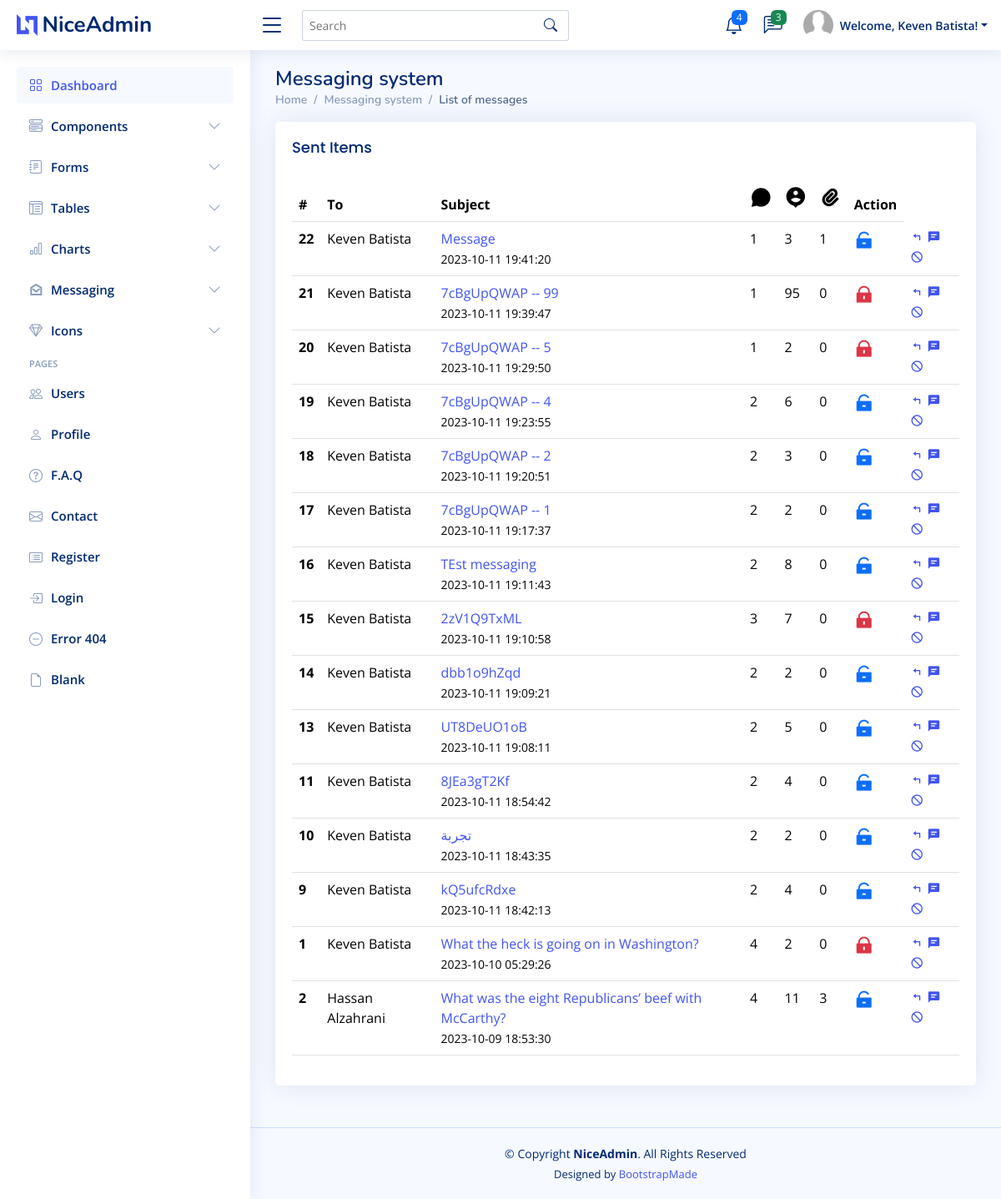
/dashboard/messaging/sent_items.php (signed in), run on the app's committed database.
### tables this page shows
CREATE TABLE `conversations` (
  `id` int(11) NOT NULL,
  `subject` varchar(255) NOT NULL,
  `is_group` tinyint(1) DEFAULT 0,
  `is_closed` tinyint(1) DEFAULT 0,
  `created_at` timestamp NOT NULL DEFAULT current_timestamp()
);

### common/userHead.php (called while the page is built, shortened)
<?php session_start();
include $_SERVER['DOCUMENT_ROOT'] . '/eshopStores/common/config.php';
$userId = $_SESSION['user_id'];
$query = "SELECT profiles.first_name
     , profiles.last_name
     , profiles.avatar
     , profiles.phone
     , profiles.job
     , profiles.address
     , profiles.company
     , profiles.country
     , profiles.website
     , profiles.twitter
     , profiles.facebook
     , profiles.instagram
     , profiles.linkedin
     , profiles.bio
     , users.email
FROM profiles
    JOIN users
        ON users.id = profiles.user_id
 WHERE user_id = ?";
$stmt = $conn->prepare($query);
$stmt->bind_param('i', $userId);
$stmt->execute();
$result = $stmt->get_result();
?>

### dashboard/messaging/sent_items.php (the view, shortened to what this page needs)
<?php require_once $_SERVER['DOCUMENT_ROOT'].'/eshopStores/common/userHead.php'; ?>
<?php
$user_id = $_SESSION['user_id'];
$query_sent = "
SELECT
    conversations.id AS conversation_id,
    conversations.subject,
    conversations.is_closed,
    first_sender.first_name AS starter_first_name,
    first_sender.last_name AS starter_last_name,
    COUNT(DISTINCT messages.id) AS message_count,
    COUNT(DISTINCT attachments.id) AS attachment_count,
    members_count.member_count AS total_members,
    MAX(messages.sent_at) AS last_message_sent_at
FROM
    conversations
-- الانضمام للرسائل لجمع الرسائل والتحقق من المرسل
JOIN
    messages ON conversations.id = messages.conversation_id
-- الانضمام للمرفقات لجمع الملفات المرفقة
LEFT JOIN
    attachments ON messages.id = attachments.message_id
-- استعلام فرعي لتحديد من بدأ المحادثة
LEFT JOIN
    (
        SELECT
            sender_id,
            conversation_id,
            MIN(sent_at) AS first_sent_at,
            profiles.first_name,
            profiles.last_name
        FROM
            messages
        JOIN profiles ON messages.sender_id = profiles.user_id
        GROUP BY
            conversation_id, sender_id
    ) AS first_sender ON conversations.id = first_sender.conversation_id
-- استعلام فرعي لحساب عدد المشاركين في كل محادثة
        LEFT JOIN
            (
                SELECT
                    conversation_id,
                    COUNT(user_id) AS member_count
                FROM
                    conversation_members
                GROUP BY
                    conversation_id
            ) AS members_count ON conversations.id = members_count.conversation_id
WHERE
    messages.sender_id = ?
GROUP BY
    conversations.id,
    conversations.subject,
    --first_sender.first_name,
    --first_sender.last_name,
    members_count.member_count
ORDER BY
    last_message_sent_at DESC;
";
$stmt_sent = $conn->prepare($query_sent);
$stmt_sent->bind_param("i", $user_id);
$stmt_sent->execute();
$result_sent = $stmt_sent->get_result();
?>
<!DOCTYPE html>
<html lang="en">
<head>
    <link href="../assets/vendor/bootstrap/css/bootstrap.min.css" rel="stylesheet">
    <link href="../assets/vendor/bootstrap-icons/bootstrap-icons.css" rel="stylesheet">
    <link href="../assets/vendor/boxicons/css/boxicons.min.css" rel="stylesheet">
    <link href="../assets/vendor/quill/quill.snow.css" rel="stylesheet">
    <link href="../assets/vendor/quill/quill.bubble.css" rel="stylesheet">
    <link href="../assets/vendor/remixicon/remixicon.css" rel="stylesheet">
    <link href="../assets/vendor/simple-datatables/style.css" rel="stylesheet">
    <link href="../assets/css/style.css" rel="stylesheet">
</head>
<body>
<?php
include $_SERVER['DOCUMENT_ROOT'] . '/eshopStores/common/dashboard_header.php';
?>
<?php
include $_SERVER['DOCUMENT_ROOT'] . '/eshopStores/common/dashboard_sidebar.php';
?>
<main id="main" class="main">
    <div class="pagetitle">
        <h1>Messaging system</h1>
        <nav>
            <ol class="breadcrumb">
                <li class="breadcrumb-item"><a href="../pages-index.html">Home</a></li>
                <li class="breadcrumb-item">Messaging system</li>
                <li class="breadcrumb-item active">List of messages</li>
            </ol>
        </nav>
    </div>
    <section class="section">
        <div class="row">
            <div class="col">
                <div class="card">
                    <div class="card-body">
                        <h5 class="card-title">Sent Items</h5>
                        <table class="table">
                            <thead>
                            <tr>
                                <th scope="col">#</th>
                                <th scope="col">To</th>
                                <th scope="col">Subject</th>
                                <th scope="col"><i class="ri-chat-3-fill" style="font-size: 1.6em;"></i></th>
                                <th scope="col"><i class="ri-account-pin-circle-fill" style="font-size: 1.6em;"></i></th>
                                <th scope="col"><i class="ri-attachment-2" style="font-size: 1.6em;"></i></th>
                                <th scope="col">Action</th>
                            </tr>
                            </thead>
                            <tbody>
                            <?php
                            if ($result->num_rows > 0) {
                            while($row = $result_sent->fetch_assoc()) {
                            ?>
                            <tr>
                                <th scope="row"><?php echo $row['conversation_id']?></th>
                                <td><?php echo $row['starter_first_name'] . " " . $row['starter_last_name'] ?></td>
                                <td><a href="message.php?id=<?php echo $row['conversation_id']?>"><?php echo $row['subject']?></a><br>
                                <small><?php echo $row['last_message_sent_at'] ?></small>
                                </td>
                                <td><?php echo $row['message_count']?></td>
                                <td><?php $memberCount = getConversationMembers($conn, $row['conversation_id']);
                                    echo $memberCount;
                                    ?></td>
                                <td><?php echo $row['attachment_count']?></td>
                                <td>
                                    <?php
                                    if(userCanManageConversation($conn, $user_id, $row['conversation_id'])) { ?>
                                        <a href="toggle_conversation_status.php?conversation_id=<?php echo $row['conversation_id'] ?> "><?php displayConversationStatusIcon($conn, $row['conversation_id']); ?> </a>
                                    <?php } else { ?>
                                        <?php displayConversationStatusIcon($conn, $row['conversation_id']); ?>
                                    <?php } ?>
                                </td>
                                <td colspan="3">
                                    <a href=""><i class="bx bx-reply"></i></a>
                                    <a href=""><i class="bx bxs-comment-detail"></i></a>
                                    <a href=""><i class="bx bx-block"></i></a>
                                </td>
                            </tr>
                     <?php
                            }
                            } else { ?>
                            <tr>
                                <td colspan="5"><?php  echo "No messages found for this user."; ?></td>
                            </tr>
                                <?php
                            }
                            ?>
                            </tbody>
                        </table>
                    </div>
                </div>
            </div>
        </div>
    </section>
</main>
<footer id="footer" class="footer">
    <div class="copyright">
        &copy; Copyright <strong><span>NiceAdmin</span></strong>. All Rights Reserved
    </div>
    <div class="credits">
        Designed by <a href="https://bootstrapmade.com/">BootstrapMade</a>
    </div>
</footer>
</body>
</html>

### common/database/db_config.php (shortened to what this page needs)
<?php
function userCanManageConversation($conn, $userId, $conversationId) {
    $query1 = "
        SELECT m.sender_id
        FROM messages m
        WHERE m.conversation_id = ?
        ORDER BY m.sent_at ASC
        LIMIT 1
    ";
    $stmt1 = $conn->prepare($query1);
    $stmt1->bind_param("i", $conversationId);
    $stmt1->execute();
    $result1 = $stmt1->get_result();
    $firstMessage = $result1->fetch_assoc();
    if ($firstMessage['sender_id'] == $userId) {
        return true;
    }
    $query2 = "
        SELECT r.role_id
        FROM role_user r
        WHERE r.user_id = ? AND (r.role_id = 1 OR r.role_id = 2)
    ";
    $stmt2 = $conn->prepare($query2);
    $stmt2->bind_param("i", $userId);
    $stmt2->execute();
    $result2 = $stmt2->get_result();
    return false;
}
function isConversationOpen($conn, $conversation_id) {
    $stmt = $conn->prepare("SELECT is_closed FROM conversations WHERE id = ?");
    $stmt->bind_param("i", $conversation_id);
    $stmt->execute();
    $result = $stmt->get_result();
    $conversation = $result->fetch_assoc();
    return ($conversation['is_closed'] == 0);
}
function displayConversationStatusIcon($conn, $conversation_id) {
    if (isConversationOpen($conn, $conversation_id)) {
        echo "<h4 class='text-primary'><i class='ri-lock-unlock-fill'></i></h4>";
    } else {
        echo "<h4 class='text-danger'><i class='ri-lock-fill'></i></h4>";
    }
}
function getConversationMembers($conn, $conversationId, $details = false) {
    $query = "
        SELECT
            conversation_members.user_id AS userId,
            profiles.first_name,
            profiles.last_name,
            profiles.avatar
        FROM conversation_members
        JOIN profiles ON conversation_members.user_id = profiles.user_id
        WHERE conversation_members.conversation_id = ?
    ";
    $stmt = $conn->prepare($query);
    $stmt->bind_param("i", $conversationId);
    if ($stmt->execute()) {
        $result = $stmt->get_result();
        if ($details) {
            $members = [];
            while ($row = $result->fetch_assoc()) {
                $members[] = $row;
            }
            return $members;
        } else {
            return $result->num_rows;
        }
    } else {
        return $details ? [] : 0;
    }
}
?>

### data on the page
conversations: id "22", starter_first_name "Keven", starter_last_name "Batista", subject "Message", last_message_sent_at "2023-10-11 19:41:20", message_count "1", memberCount "3", attachment_count "1", is_closed 0 (drawn)
conversations: id "21", starter_first_name "Keven", starter_last_name "Batista", subject "7cBgUpQWAP -- 99", last_message_sent_at "2023-10-11 19:39:47", message_count "1", memberCount "95", attachment_count "0", is_closed 1 (drawn)
conversations: id "20", starter_first_name "Keven", starter_last_name "Batista", subject "7cBgUpQWAP -- 5", last_message_sent_at "2023-10-11 19:29:50", message_count "1", memberCount "2", attachment_count "0", is_closed 1 (drawn)
conversations: id "19", starter_first_name "Keven", starter_last_name "Batista", subject "7cBgUpQWAP -- 4", last_message_sent_at "2023-10-11 19:23:55", message_count "2", memberCount "6", attachment_count "0", is_closed 0 (drawn)
conversations: id "18", starter_first_name "Keven", starter_last_name "Batista", subject "7cBgUpQWAP -- 2", last_message_sent_at "2023-10-11 19:20:51", message_count "2", memberCount "3", attachment_count "0", is_closed 0 (drawn)
conversations: id "17", starter_first_name "Keven", starter_last_name "Batista", subject "7cBgUpQWAP -- 1", last_message_sent_at "2023-10-11 19:17:37", message_count "2", memberCount "2", attachment_count "0", is_closed 0 (drawn)
conversations: id "16", starter_first_name "Keven", starter_last_name "Batista", subject "TEst messaging", last_message_sent_at "2023-10-11 19:11:43", message_count "2", memberCount "8", attachment_count "0", is_closed 0 (drawn)
conversations: id "15", starter_first_name "Keven", starter_last_name "Batista", subject "2zV1Q9TxML", last_message_sent_at "2023-10-11 19:10:58", message_count "3", memberCount "7", attachment_count "0", is_closed 1 (drawn)
conversations: id "14", starter_first_name "Keven", starter_last_name "Batista", subject "dbb1o9hZqd", last_message_sent_at "2023-10-11 19:09:21", message_count "2", memberCount "2", attachment_count "0", is_closed 0 (drawn)
conversations: id "13", starter_first_name "Keven", starter_last_name "Batista", subject "UT8DeUO1oB", last_message_sent_at "2023-10-11 19:08:11", message_count "2", memberCount "5", attachment_count "0", is_closed 0 (drawn)
conversations: id "11", starter_first_name "Keven", starter_last_name "Batista", subject "8JEa3gT2Kf", last_message_sent_at "2023-10-11 18:54:42", message_count "2", memberCount "4", attachment_count "0", is_closed 0 (drawn)
conversations: id "10", starter_first_name "Keven", starter_last_name "Batista", subject "تجربة", last_message_sent_at "2023-10-11 18:43:35", message_count "2", memberCount "2", attachment_count "0", is_closed 0 (drawn)
conversations: id "9", starter_first_name "Keven", starter_last_name "Batista", subject "kQ5ufcRdxe", last_message_sent_at "2023-10-11 18:42:13", message_count "2", memberCount "4", attachment_count "0", is_closed 0 (drawn)
conversations: id "1", starter_first_name "Keven", starter_last_name "Batista", subject "What the heck is going on in Washington?", last_message_sent_at "2023-10-10 05:29:26", message_count "4", memberCount "2", attachment_count "0", is_closed 1 (drawn)
conversations: id "2", starter_first_name "Hassan", starter_last_name "Alzahrani", subject "What was the eight Republicans’ beef with McCarthy?", last_message_sent_at "2023-10-09 18:53:30", message_count "4", memberCount "11", attachment_count "3", is_closed 0 (drawn)

### other printed values
$_SESSION['userName'] "Keven Batista"
